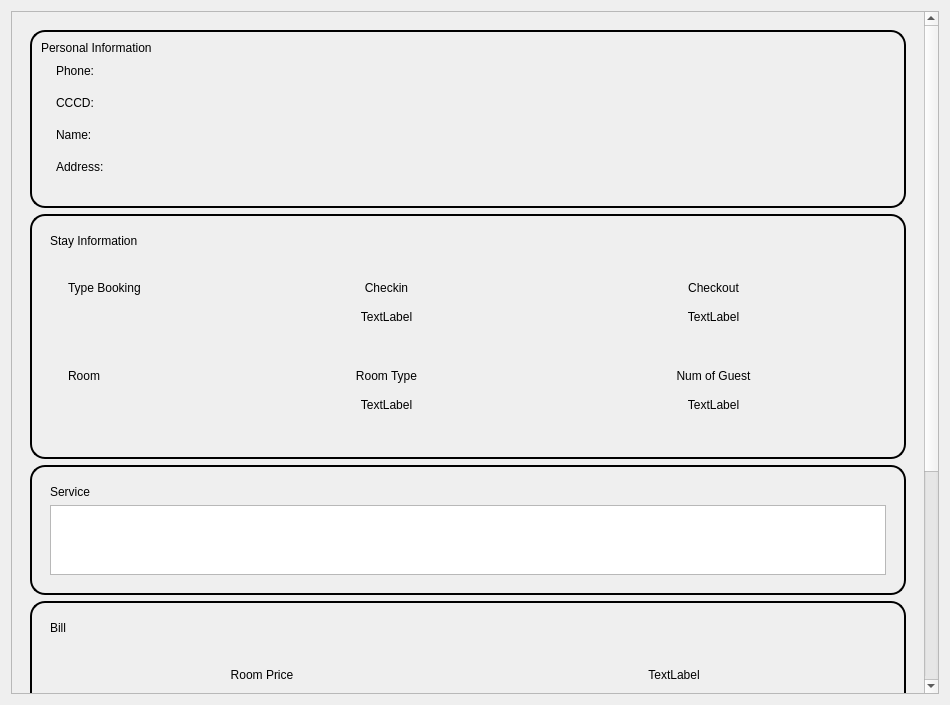
<?xml version="1.0" encoding="UTF-8"?>
<ui version="4.0">
 <class>Pay_Dialog</class>
 <widget class="QDialog" name="Pay_Dialog">
  <property name="geometry">
   <rect>
    <x>0</x>
    <y>0</y>
    <width>950</width>
    <height>705</height>
   </rect>
  </property>
  <property name="windowTitle">
   <string>Pay Dialog</string>
  </property>
  <property name="styleSheet">
   <string notr="true">QPushButton {
          background-color: #007BFF;
              color: white;  
              border: none;                
              border-radius: 10px;        
             padding: 5px 10px;        
         }
          QPushButton:hover {
               background-color: #0056b3;   
           }

background-color: rgb(255, 255, 255);</string>
  </property>
  <layout class="QVBoxLayout" name="verticalLayout_16">
   <item>
    <widget class="QScrollArea" name="scrollArea">
     <property name="frameShadow">
      <enum>QFrame::Plain</enum>
     </property>
     <property name="widgetResizable">
      <bool>true</bool>
     </property>
     <widget class="QWidget" name="scrollAreaWidgetContents">
      <property name="geometry">
       <rect>
        <x>0</x>
        <y>-461</y>
        <width>916</width>
        <height>1146</height>
       </rect>
      </property>
      <layout class="QVBoxLayout" name="verticalLayout_4">
       <item>
        <widget class="QWidget" name="verticalWidget" native="true">
         <property name="styleSheet">
          <string notr="true">QFrame#personal_information_container, QFrame#room_information_container,
QFrame#booking_summary_container, 
QFrame#bill_container, 
QFrame#room_filter_container,
QFrame#bill_container
{
                            border: 2px solid black;
                            border-radius: 15px;
                            }
                        </string>
         </property>
         <layout class="QVBoxLayout" name="verticalLayout">
          <item>
           <widget class="QFrame" name="personal_information_container">
            <property name="styleSheet">
             <string notr="true"/>
            </property>
            <property name="frameShape">
             <enum>QFrame::Panel</enum>
            </property>
            <property name="frameShadow">
             <enum>QFrame::Plain</enum>
            </property>
            <layout class="QVBoxLayout" name="verticalLayout_2">
             <property name="spacing">
              <number>0</number>
             </property>
             <property name="sizeConstraint">
              <enum>QLayout::SetDefaultConstraint</enum>
             </property>
             <item>
              <widget class="QLabel" name="label_lb">
               <property name="text">
                <string>Personal Information</string>
               </property>
              </widget>
             </item>
             <item>
              <widget class="QWidget" name="phone_container" native="true">
               <layout class="QHBoxLayout" name="horizontalLayout_3" stretch="1,9">
                <property name="leftMargin">
                 <number>15</number>
                </property>
                <item>
                 <widget class="QLabel" name="label_4">
                  <property name="text">
                   <string>Phone:</string>
                  </property>
                 </widget>
                </item>
                <item>
                 <widget class="QLabel" name="phone_customer_lb">
                  <property name="text">
                   <string/>
                  </property>
                  <property name="alignment">
                   <set>Qt::AlignCenter</set>
                  </property>
                 </widget>
                </item>
               </layout>
              </widget>
             </item>
             <item>
              <widget class="QWidget" name="id_container" native="true">
               <layout class="QHBoxLayout" name="horizontalLayout_6" stretch="1,9">
                <property name="spacing">
                 <number>0</number>
                </property>
                <property name="leftMargin">
                 <number>15</number>
                </property>
                <item>
                 <widget class="QLabel" name="label">
                  <property name="text">
                   <string>CCCD:</string>
                  </property>
                 </widget>
                </item>
                <item>
                 <widget class="QLabel" name="id_lb">
                  <property name="sizePolicy">
                   <sizepolicy hsizetype="Preferred" vsizetype="Preferred">
                    <horstretch>0</horstretch>
                    <verstretch>0</verstretch>
                   </sizepolicy>
                  </property>
                  <property name="text">
                   <string/>
                  </property>
                  <property name="alignment">
                   <set>Qt::AlignCenter</set>
                  </property>
                 </widget>
                </item>
               </layout>
              </widget>
             </item>
             <item>
              <widget class="QWidget" name="name_container" native="true">
               <layout class="QHBoxLayout" name="horizontalLayout_5" stretch="1,9">
                <property name="leftMargin">
                 <number>15</number>
                </property>
                <item>
                 <widget class="QLabel" name="label_3">
                  <property name="text">
                   <string>Name:</string>
                  </property>
                 </widget>
                </item>
                <item>
                 <widget class="QLabel" name="name_lb">
                  <property name="sizePolicy">
                   <sizepolicy hsizetype="Expanding" vsizetype="Preferred">
                    <horstretch>0</horstretch>
                    <verstretch>0</verstretch>
                   </sizepolicy>
                  </property>
                  <property name="text">
                   <string/>
                  </property>
                  <property name="alignment">
                   <set>Qt::AlignCenter</set>
                  </property>
                 </widget>
                </item>
               </layout>
              </widget>
             </item>
             <item>
              <widget class="QWidget" name="address_container" native="true">
               <layout class="QHBoxLayout" name="horizontalLayout_4" stretch="1,9">
                <property name="leftMargin">
                 <number>15</number>
                </property>
                <item>
                 <widget class="QLabel" name="label_5">
                  <property name="text">
                   <string>Address:</string>
                  </property>
                 </widget>
                </item>
                <item>
                 <widget class="QLabel" name="address_lb">
                  <property name="text">
                   <string/>
                  </property>
                  <property name="alignment">
                   <set>Qt::AlignCenter</set>
                  </property>
                 </widget>
                </item>
               </layout>
              </widget>
             </item>
             <item>
              <widget class="QLabel" name="message_personal_infor_lb">
               <property name="styleSheet">
                <string notr="true">color: red;</string>
               </property>
               <property name="text">
                <string/>
               </property>
               <property name="alignment">
                <set>Qt::AlignCenter</set>
               </property>
              </widget>
             </item>
            </layout>
           </widget>
          </item>
          <item>
           <widget class="QFrame" name="booking_summary_container">
            <property name="styleSheet">
             <string notr="true"/>
            </property>
            <property name="frameShape">
             <enum>QFrame::Panel</enum>
            </property>
            <property name="frameShadow">
             <enum>QFrame::Plain</enum>
            </property>
            <layout class="QVBoxLayout" name="verticalLayout_11">
             <item>
              <widget class="QWidget" name="horizontalWidget_2" native="true">
               <layout class="QVBoxLayout" name="verticalLayout_3">
                <item>
                 <widget class="QLabel" name="label_2">
                  <property name="text">
                   <string>Stay Information</string>
                  </property>
                 </widget>
                </item>
               </layout>
              </widget>
             </item>
             <item>
              <widget class="QWidget" name="widget" native="true">
               <layout class="QVBoxLayout" name="verticalLayout_15">
                <property name="spacing">
                 <number>0</number>
                </property>
                <property name="topMargin">
                 <number>0</number>
                </property>
                <property name="bottomMargin">
                 <number>9</number>
                </property>
                <item>
                 <widget class="QWidget" name="widget_9" native="true">
                  <layout class="QHBoxLayout" name="horizontalLayout" stretch="2,4,4">
                   <property name="spacing">
                    <number>0</number>
                   </property>
                   <item>
                    <widget class="QWidget" name="widget_18" native="true">
                     <layout class="QVBoxLayout" name="verticalLayout_17">
                      <item>
                       <widget class="QLabel" name="label_17">
                        <property name="text">
                         <string>Type Booking</string>
                        </property>
                       </widget>
                      </item>
                      <item>
                       <widget class="QWidget" name="widget_19" native="true">
                        <layout class="QHBoxLayout" name="horizontalLayout_11" stretch="0">
                         <item>
                          <widget class="QLabel" name="type_booking_lb">
                           <property name="text">
                            <string/>
                           </property>
                          </widget>
                         </item>
                        </layout>
                       </widget>
                      </item>
                     </layout>
                    </widget>
                   </item>
                   <item>
                    <widget class="QWidget" name="widget_4" native="true">
                     <layout class="QVBoxLayout" name="verticalLayout_7">
                      <item>
                       <widget class="QLabel" name="label_7">
                        <property name="text">
                         <string>Checkin</string>
                        </property>
                        <property name="alignment">
                         <set>Qt::AlignCenter</set>
                        </property>
                       </widget>
                      </item>
                      <item>
                       <widget class="QWidget" name="widget_17" native="true">
                        <layout class="QHBoxLayout" name="horizontalLayout_10" stretch="0">
                         <item>
                          <widget class="QLabel" name="checkin_lb">
                           <property name="text">
                            <string>TextLabel</string>
                           </property>
                           <property name="alignment">
                            <set>Qt::AlignCenter</set>
                           </property>
                          </widget>
                         </item>
                        </layout>
                       </widget>
                      </item>
                     </layout>
                    </widget>
                   </item>
                   <item>
                    <widget class="QWidget" name="widget_5" native="true">
                     <layout class="QVBoxLayout" name="verticalLayout_8">
                      <item>
                       <widget class="QLabel" name="label_8">
                        <property name="text">
                         <string>Checkout</string>
                        </property>
                        <property name="alignment">
                         <set>Qt::AlignCenter</set>
                        </property>
                       </widget>
                      </item>
                      <item>
                       <widget class="QWidget" name="widget_2" native="true">
                        <layout class="QHBoxLayout" name="horizontalLayout_16" stretch="0">
                         <item>
                          <widget class="QLabel" name="checkout_lb">
                           <property name="text">
                            <string>TextLabel</string>
                           </property>
                           <property name="alignment">
                            <set>Qt::AlignCenter</set>
                           </property>
                          </widget>
                         </item>
                        </layout>
                       </widget>
                      </item>
                     </layout>
                    </widget>
                   </item>
                  </layout>
                 </widget>
                </item>
                <item>
                 <widget class="QWidget" name="widget_11" native="true">
                  <layout class="QHBoxLayout" name="horizontalLayout_8">
                   <property name="topMargin">
                    <number>0</number>
                   </property>
                   <property name="bottomMargin">
                    <number>0</number>
                   </property>
                  </layout>
                 </widget>
                </item>
                <item>
                 <widget class="QWidget" name="widget_10" native="true">
                  <layout class="QHBoxLayout" name="horizontalLayout_2" stretch="2,4,4">
                   <property name="spacing">
                    <number>0</number>
                   </property>
                   <item>
                    <widget class="QWidget" name="widget_20" native="true">
                     <layout class="QVBoxLayout" name="verticalLayout_18">
                      <item>
                       <widget class="QLabel" name="label_19">
                        <property name="text">
                         <string>Room</string>
                        </property>
                       </widget>
                      </item>
                      <item>
                       <widget class="QWidget" name="widget_21" native="true">
                        <layout class="QHBoxLayout" name="horizontalLayout_13" stretch="0">
                         <item>
                          <widget class="QLabel" name="room_id_lb">
                           <property name="text">
                            <string/>
                           </property>
                          </widget>
                         </item>
                        </layout>
                       </widget>
                      </item>
                     </layout>
                    </widget>
                   </item>
                   <item>
                    <widget class="QWidget" name="widget_6" native="true">
                     <layout class="QVBoxLayout" name="verticalLayout_9">
                      <item>
                       <widget class="QLabel" name="label_9">
                        <property name="text">
                         <string>Room Type</string>
                        </property>
                        <property name="alignment">
                         <set>Qt::AlignCenter</set>
                        </property>
                       </widget>
                      </item>
                      <item>
                       <widget class="QWidget" name="widget_22" native="true">
                        <layout class="QHBoxLayout" name="horizontalLayout_14" stretch="0">
                         <item>
                          <widget class="QLabel" name="room_type_lb">
                           <property name="text">
                            <string>TextLabel</string>
                           </property>
                           <property name="alignment">
                            <set>Qt::AlignCenter</set>
                           </property>
                          </widget>
                         </item>
                        </layout>
                       </widget>
                      </item>
                     </layout>
                    </widget>
                   </item>
                   <item>
                    <widget class="QWidget" name="widget_7" native="true">
                     <layout class="QVBoxLayout" name="verticalLayout_10">
                      <item>
                       <widget class="QLabel" name="label_10">
                        <property name="text">
                         <string>Num of Guest</string>
                        </property>
                        <property name="alignment">
                         <set>Qt::AlignCenter</set>
                        </property>
                       </widget>
                      </item>
                      <item>
                       <widget class="QWidget" name="widget_3" native="true">
                        <layout class="QHBoxLayout" name="horizontalLayout_17" stretch="0">
                         <item>
                          <widget class="QLabel" name="num_of_guest_lb">
                           <property name="text">
                            <string>TextLabel</string>
                           </property>
                           <property name="alignment">
                            <set>Qt::AlignCenter</set>
                           </property>
                          </widget>
                         </item>
                        </layout>
                       </widget>
                      </item>
                     </layout>
                    </widget>
                   </item>
                  </layout>
                 </widget>
                </item>
               </layout>
              </widget>
             </item>
            </layout>
           </widget>
          </item>
          <item>
           <widget class="QFrame" name="room_filter_container">
            <property name="styleSheet">
             <string notr="true"/>
            </property>
            <property name="frameShape">
             <enum>QFrame::Panel</enum>
            </property>
            <property name="frameShadow">
             <enum>QFrame::Plain</enum>
            </property>
            <layout class="QVBoxLayout" name="verticalLayout_25">
             <item>
              <widget class="QWidget" name="horizontalWidget_14" native="true">
               <layout class="QVBoxLayout" name="verticalLayout_5">
                <item>
                 <widget class="QLabel" name="label_16">
                  <property name="text">
                   <string>Service</string>
                  </property>
                 </widget>
                </item>
                <item>
                 <widget class="QTableView" name="tableView"/>
                </item>
               </layout>
              </widget>
             </item>
            </layout>
           </widget>
          </item>
          <item>
           <widget class="QFrame" name="bill_container">
            <property name="styleSheet">
             <string notr="true"/>
            </property>
            <property name="frameShape">
             <enum>QFrame::Panel</enum>
            </property>
            <property name="frameShadow">
             <enum>QFrame::Plain</enum>
            </property>
            <layout class="QVBoxLayout" name="verticalLayout_13">
             <item>
              <widget class="QWidget" name="horizontalWidget_15" native="true">
               <layout class="QVBoxLayout" name="verticalLayout_6">
                <item>
                 <widget class="QLabel" name="label_18">
                  <property name="text">
                   <string>Bill</string>
                  </property>
                 </widget>
                </item>
               </layout>
              </widget>
             </item>
             <item>
              <widget class="QWidget" name="widget_32" native="true">
               <layout class="QVBoxLayout" name="verticalLayout_12">
                <item>
                 <widget class="QWidget" name="widget_8" native="true">
                  <layout class="QHBoxLayout" name="horizontalLayout_7">
                   <item>
                    <widget class="QLabel" name="label_15">
                     <property name="text">
                      <string>Room Price</string>
                     </property>
                     <property name="alignment">
                      <set>Qt::AlignCenter</set>
                     </property>
                    </widget>
                   </item>
                   <item>
                    <widget class="QLabel" name="room_price_lb">
                     <property name="text">
                      <string>TextLabel</string>
                     </property>
                     <property name="alignment">
                      <set>Qt::AlignCenter</set>
                     </property>
                    </widget>
                   </item>
                  </layout>
                 </widget>
                </item>
                <item>
                 <widget class="QWidget" name="widget_12" native="true">
                  <layout class="QHBoxLayout" name="horizontalLayout_15">
                   <item>
                    <widget class="QLabel" name="label_6">
                     <property name="text">
                      <string>Duration</string>
                     </property>
                     <property name="alignment">
                      <set>Qt::AlignCenter</set>
                     </property>
                    </widget>
                   </item>
                   <item>
                    <widget class="QLabel" name="duration_lb">
                     <property name="text">
                      <string/>
                     </property>
                     <property name="alignment">
                      <set>Qt::AlignCenter</set>
                     </property>
                    </widget>
                   </item>
                  </layout>
                 </widget>
                </item>
                <item>
                 <widget class="QWidget" name="widget_15" native="true">
                  <layout class="QHBoxLayout" name="horizontalLayout_20">
                   <item>
                    <widget class="QLabel" name="label_29">
                     <property name="text">
                      <string>Room Total Price</string>
                     </property>
                     <property name="alignment">
                      <set>Qt::AlignCenter</set>
                     </property>
                    </widget>
                   </item>
                   <item>
                    <widget class="QLabel" name="room_total_price_lb">
                     <property name="text">
                      <string>TextLabel</string>
                     </property>
                     <property name="alignment">
                      <set>Qt::AlignCenter</set>
                     </property>
                    </widget>
                   </item>
                  </layout>
                 </widget>
                </item>
                <item>
                 <widget class="QWidget" name="widget_14" native="true">
                  <layout class="QHBoxLayout" name="horizontalLayout_19">
                   <item>
                    <widget class="QLabel" name="label_27">
                     <property name="text">
                      <string>Service Total Price</string>
                     </property>
                     <property name="alignment">
                      <set>Qt::AlignCenter</set>
                     </property>
                    </widget>
                   </item>
                   <item>
                    <widget class="QLabel" name="service_total_price_lb">
                     <property name="text">
                      <string>TextLabel</string>
                     </property>
                     <property name="alignment">
                      <set>Qt::AlignCenter</set>
                     </property>
                    </widget>
                   </item>
                  </layout>
                 </widget>
                </item>
                <item>
                 <widget class="QWidget" name="widget_23" native="true">
                  <layout class="QHBoxLayout" name="horizontalLayout_22">
                   <item>
                    <widget class="QLabel" name="label_28">
                     <property name="text">
                      <string>Prepaid</string>
                     </property>
                     <property name="alignment">
                      <set>Qt::AlignCenter</set>
                     </property>
                    </widget>
                   </item>
                   <item>
                    <widget class="QLabel" name="prepaid_lb">
                     <property name="text">
                      <string>TextLabel</string>
                     </property>
                     <property name="alignment">
                      <set>Qt::AlignCenter</set>
                     </property>
                    </widget>
                   </item>
                  </layout>
                 </widget>
                </item>
                <item>
                 <widget class="Line" name="line">
                  <property name="frameShadow">
                   <enum>QFrame::Plain</enum>
                  </property>
                  <property name="lineWidth">
                   <number>1</number>
                  </property>
                  <property name="orientation">
                   <enum>Qt::Horizontal</enum>
                  </property>
                 </widget>
                </item>
                <item>
                 <widget class="QWidget" name="widget_13" native="true">
                  <layout class="QHBoxLayout" name="horizontalLayout_18">
                   <item>
                    <widget class="QLabel" name="label_25">
                     <property name="font">
                      <font>
                       <weight>75</weight>
                       <bold>true</bold>
                       <underline>false</underline>
                       <strikeout>false</strikeout>
                       <kerning>true</kerning>
                      </font>
                     </property>
                     <property name="text">
                      <string>Total Price</string>
                     </property>
                     <property name="alignment">
                      <set>Qt::AlignCenter</set>
                     </property>
                    </widget>
                   </item>
                   <item>
                    <widget class="QLabel" name="total_price_lb">
                     <property name="text">
                      <string>TextLabel</string>
                     </property>
                     <property name="alignment">
                      <set>Qt::AlignCenter</set>
                     </property>
                    </widget>
                   </item>
                  </layout>
                 </widget>
                </item>
               </layout>
              </widget>
             </item>
            </layout>
           </widget>
          </item>
          <item>
           <widget class="QWidget" name="widget_16" native="true">
            <layout class="QHBoxLayout" name="horizontalLayout_21">
             <item>
              <widget class="QCheckBox" name="confirm_pay_cb">
               <property name="text">
                <string>Confirm customer pay for booking successfully</string>
               </property>
              </widget>
             </item>
            </layout>
           </widget>
          </item>
          <item>
           <widget class="QWidget" name="service_container" native="true">
            <property name="styleSheet">
             <string notr="true"/>
            </property>
            <layout class="QHBoxLayout" name="horizontalLayout_12">
             <property name="spacing">
              <number>9</number>
             </property>
             <property name="leftMargin">
              <number>0</number>
             </property>
             <property name="topMargin">
              <number>10</number>
             </property>
             <property name="rightMargin">
              <number>10</number>
             </property>
             <property name="bottomMargin">
              <number>0</number>
             </property>
             <item>
              <spacer name="horizontalSpacer">
               <property name="orientation">
                <enum>Qt::Horizontal</enum>
               </property>
               <property name="sizeHint" stdset="0">
                <size>
                 <width>40</width>
                 <height>20</height>
                </size>
               </property>
              </spacer>
             </item>
             <item>
              <widget class="QPushButton" name="checkout_btn">
               <property name="text">
                <string>Pay</string>
               </property>
               <property name="flat">
                <bool>true</bool>
               </property>
              </widget>
             </item>
             <item>
              <widget class="QPushButton" name="cancel_btn">
               <property name="text">
                <string>Cancel</string>
               </property>
               <property name="flat">
                <bool>true</bool>
               </property>
              </widget>
             </item>
            </layout>
           </widget>
          </item>
         </layout>
        </widget>
       </item>
      </layout>
     </widget>
    </widget>
   </item>
  </layout>
 </widget>
 <resources/>
 <connections/>
</ui>
